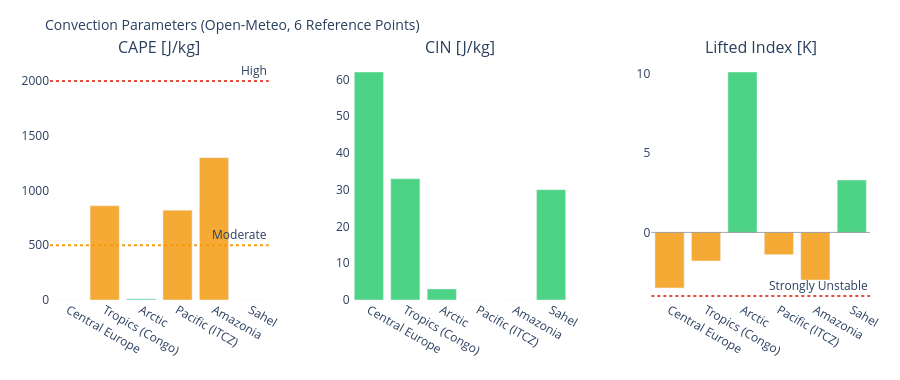

Notebook code cell kept with this figure:
### Markdown cell above
---
## 3. Visualizations

### Code cell
# ============================================================
# CAPE / CIN / LIFTED INDEX – Convection potential
# ============================================================

if not df_atm.empty:
    fig = make_subplots(
        rows=1, cols=3,
        subplot_titles=['CAPE [J/kg]', 'CIN [J/kg]', 'Lifted Index [K]'],
        horizontal_spacing=0.1
    )
    pts = df_atm['point'].tolist()
    pt_colors = ['#E85D24','#185FA5','#888780','#378ADD','#639922','#F2A623']

    # CAPE – höher = mehr Gewitterpotential
    cape_vals = df_atm['cape'].fillna(0).tolist()
    cape_colors = ['#e74c3c' if v > 2000 else '#f39c12' if v > 500 else '#2ecc71'
                   for v in cape_vals]
    fig.add_trace(go.Bar(x=pts, y=cape_vals, marker_color=cape_colors,
                         opacity=0.85, showlegend=False), row=1, col=1)
    fig.add_hline(y=2000, line_dash='dot', line_color='#e74c3c',
                  annotation_text='High', row=1, col=1)
    fig.add_hline(y=500,  line_dash='dot', line_color='#f39c12',
                  annotation_text='Moderate', row=1, col=1)

    # CIN – negativer = stärker gedeckelt (weniger Auslöse)
    cin_vals = df_atm['cin'].fillna(0).tolist()
    cin_colors = ['#e74c3c' if v < -200 else '#f39c12' if v < -50 else '#2ecc71'
                  for v in cin_vals]
    fig.add_trace(go.Bar(x=pts, y=cin_vals, marker_color=cin_colors,
                         opacity=0.85, showlegend=False), row=1, col=2)

    # Lifted Index – negativ = instabil
    li_vals = df_atm['li'].fillna(0).tolist()
    li_colors = ['#e74c3c' if v < -4 else '#f39c12' if v < 0 else '#2ecc71'
                 for v in li_vals]
    fig.add_trace(go.Bar(x=pts, y=li_vals, marker_color=li_colors,
                         opacity=0.85, showlegend=False), row=1, col=3)
    fig.add_hline(y=0, line_color='gray', line_width=0.7, row=1, col=3)
    fig.add_hline(y=-4, line_dash='dot', line_color='#e74c3c',
                  annotation_text='Strongly Unstable', row=1, col=3)

    fig.update_layout(
        title=dict(text='Convection Parameters (Open-Meteo, 6 Reference Points)', font=dict(size=14)),
        height=380, plot_bgcolor='rgba(0,0,0,0)', paper_bgcolor='rgba(0,0,0,0)',
        margin=dict(l=50, r=30, t=60, b=80)
    )
    fig.update_xaxes(tickangle=30)
    fig.show()

### Figure 1 — Plotly figure (JSON) as saved in the notebook; plotly's stock layout.template omitted (floating-point values rounded to 4 significant figures)
{"data": [{"marker": {"color": ["#2ecc71", "#f39c12", "#2ecc71", "#f39c12", "#f39c12", "#2ecc71"]}, "opacity": 0.85, "showlegend": false, "type": "bar", "x": ["Central Europe", "Tropics (Congo)", "Arctic", "Pacific (ITCZ)", "Amazonia", "Sahel"], "xaxis": "x", "y": [0.0, 860.0, 10.0, 820.0, 1300.0, 0.0], "yaxis": "y"}, {"marker": {"color": ["#2ecc71", "#2ecc71", "#2ecc71", "#2ecc71", "#2ecc71", "#2ecc71"]}, "opacity": 0.85, "showlegend": false, "type": "bar", "x": ["Central Europe", "Tropics (Congo)", "Arctic", "Pacific (ITCZ)", "Amazonia", "Sahel"], "xaxis": "x2", "y": [62.0, 33.0, 3.0, 0.0, 0.0, 30.0], "yaxis": "y2"}, {"marker": {"color": ["#f39c12", "#f39c12", "#2ecc71", "#f39c12", "#f39c12", "#2ecc71"]}, "opacity": 0.85, "showlegend": false, "type": "bar", "x": ["Central Europe", "Tropics (Congo)", "Arctic", "Pacific (ITCZ)", "Amazonia", "Sahel"], "xaxis": "x3", "y": [-3.5, -1.8, 10.1, -1.4, -3.0, 3.3], "yaxis": "y3"}], "layout": {"annotations": [{"font": {"size": 16}, "showarrow": false, "text": "CAPE [J/kg]", "x": 0.1333, "xanchor": "center", "xref": "paper", "y": 1.0, "yanchor": "bottom", "yref": "paper"}, {"font": {"size": 16}, "showarrow": false, "text": "CIN [J/kg]", "x": 0.5, "xanchor": "center", "xref": "paper", "y": 1.0, "yanchor": "bottom", "yref": "paper"}, {"font": {"size": 16}, "showarrow": false, "text": "Lifted Index [K]", "x": 0.8667, "xanchor": "center", "xref": "paper", "y": 1.0, "yanchor": "bottom", "yref": "paper"}, {"showarrow": false, "text": "High", "x": 1, "xanchor": "right", "xref": "x domain", "y": 2000, "yanchor": "bottom", "yref": "y"}, {"showarrow": false, "text": "Moderate", "x": 1, "xanchor": "right", "xref": "x domain", "y": 500, "yanchor": "bottom", "yref": "y"}, {"showarrow": false, "text": "Strongly Unstable", "x": 1, "xanchor": "right", "xref": "x3 domain", "y": -4, "yanchor": "bottom", "yref": "y3"}], "height": 380, "margin": {"b": 80, "l": 50, "r": 30, "t": 60}, "paper_bgcolor": "rgba(0,0,0,0)", "plot_bgcolor": "rgba(0,0,0,0)", "shapes": [{"line": {"color": "#e74c3c", "dash": "dot"}, "type": "line", "x0": 0, "x1": 1, "xref": "x domain", "y0": 2000, "y1": 2000, "yref": "y"}, {"line": {"color": "#f39c12", "dash": "dot"}, "type": "line", "x0": 0, "x1": 1, "xref": "x domain", "y0": 500, "y1": 500, "yref": "y"}, {"line": {"color": "gray", "width": 0.7}, "type": "line", "x0": 0, "x1": 1, "xref": "x3 domain", "y0": 0, "y1": 0, "yref": "y3"}, {"line": {"color": "#e74c3c", "dash": "dot"}, "type": "line", "x0": 0, "x1": 1, "xref": "x3 domain", "y0": -4, "y1": -4, "yref": "y3"}], "title": {"font": {"size": 14}, "text": "Convection Parameters (Open-Meteo, 6 Reference Points)"}, "xaxis": {"anchor": "y", "domain": [0.0, 0.2667], "tickangle": 30}, "xaxis2": {"anchor": "y2", "domain": [0.3667, 0.6333], "tickangle": 30}, "xaxis3": {"anchor": "y3", "domain": [0.7333, 1.0], "tickangle": 30}, "yaxis": {"anchor": "x", "domain": [0.0, 1.0]}, "yaxis2": {"anchor": "x2", "domain": [0.0, 1.0]}, "yaxis3": {"anchor": "x3", "domain": [0.0, 1.0]}}}
